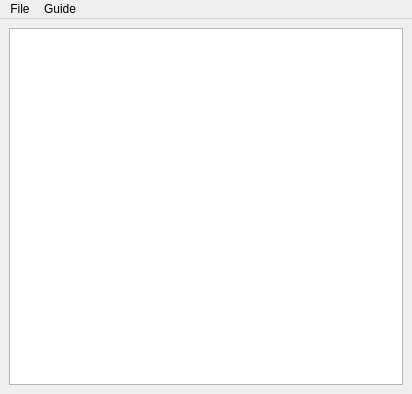
<?xml version="1.0" encoding="UTF-8"?>
<ui version="4.0">
 <class>MainWindow</class>
 <widget class="QMainWindow" name="MainWindow">
  <property name="geometry">
   <rect>
    <x>0</x>
    <y>0</y>
    <width>412</width>
    <height>394</height>
   </rect>
  </property>
  <property name="windowTitle">
   <string>MainWindow</string>
  </property>
  <widget class="QWidget" name="centralwidget">
   <layout class="QGridLayout" name="gridLayout">
    <item row="0" column="0">
     <widget class="QTreeView" name="explorer_treeView"/>
    </item>
   </layout>
  </widget>
  <widget class="QMenuBar" name="menubar">
   <property name="geometry">
    <rect>
     <x>0</x>
     <y>0</y>
     <width>412</width>
     <height>31</height>
    </rect>
   </property>
   <widget class="QMenu" name="menuFile">
    <property name="title">
     <string>File</string>
    </property>
    <addaction name="actionOpen"/>
    <addaction name="actionLoad_Selected_Guide"/>
    <addaction name="separator"/>
    <addaction name="actionSave_As"/>
    <addaction name="separator"/>
    <addaction name="actionClear"/>
   </widget>
   <widget class="QMenu" name="menuGuide">
    <property name="title">
     <string>Guide</string>
    </property>
    <addaction name="actionBuild"/>
    <addaction name="separator"/>
    <addaction name="actionImport"/>
    <addaction name="actionImport_Partial"/>
    <addaction name="separator"/>
    <addaction name="actionDiff_Tool"/>
   </widget>
   <addaction name="menuFile"/>
   <addaction name="menuGuide"/>
  </widget>
  <action name="actionBuild">
   <property name="text">
    <string>Build</string>
   </property>
  </action>
  <action name="actionImport">
   <property name="text">
    <string>Import</string>
   </property>
  </action>
  <action name="actionImport_Partial">
   <property name="text">
    <string>Import Partial</string>
   </property>
  </action>
  <action name="actionOpen">
   <property name="text">
    <string>Open</string>
   </property>
  </action>
  <action name="actionSave">
   <property name="text">
    <string>Save</string>
   </property>
  </action>
  <action name="actionSave_As">
   <property name="text">
    <string>Save As ...</string>
   </property>
  </action>
  <action name="actionClear">
   <property name="text">
    <string>Clear</string>
   </property>
  </action>
  <action name="actionDiff_Tool">
   <property name="text">
    <string>Diff Tool</string>
   </property>
  </action>
  <action name="actionLoad_Selected_Guide">
   <property name="text">
    <string>Load Selected Guide</string>
   </property>
  </action>
 </widget>
 <resources/>
 <connections/>
</ui>
